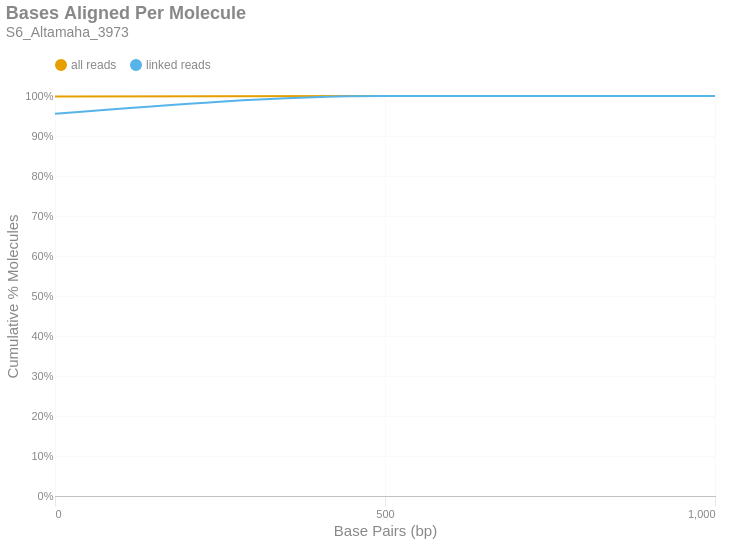

The notebook cell saved with this chart:
### Markdown cell above
### Bases Aligned Per Molecule
This is a cumulative frequency distribution showing the number of base pairs aligned per unique molecule. These data are shown in 500 bp bins. There are two distributions: one with `all reads` (yellow) and another with only `linked reads` (blue). The percent of molecules in the `linked reads` distribution is relative to the total number of linked molecules.

### Code cell
if SKIPLR:
    print_html(f"Skipped")
else:
    binned_df = consolidated_hist(valids['aligned_bp'], mask, 500, True)
    with SafeRender(binned_df):
        (
            density_plot(binned_df, 'Bases Aligned Per Molecule', samplename, 'basesper')
            .encode(
                x=alt.X('bin:Q', title="Base Pairs (bp)").axis(tickMinStep=500).scale(padding=0),
                y=alt.Y('value:Q', title='Cumulative % Molecules')
                    .axis(format='%')
                    .scale(domain = [0,1])
                    .stack(False),
                color=alt.Color("key:N").scale(domain = ["all reads", "linked reads"]),
                tooltip = [
                    alt.Tooltip("key:N", title = "Data Type"),
                    alt.Tooltip("range_label:N", title="Bases Aligned Per Molecule"),
                    alt.Tooltip("value:Q", format = ".2%", title="% Molecules (Cum.)")
                ]
            )
        ).display()

### Figure 1 — Vega-Lite specification as saved in the notebook (floating-point values rounded to 4 significant figures)
{"width": "container", "height": 400, "config": {"title": {"anchor": "start", "dy": -15, "fontSize": 18, "color": "#888888", "subtitleColor": "#888888", "subtitleFontSize": 14}, "arc": {"fill": "#0072B2"}, "axis": {"domainColor": "#888888", "domainWidth": 0.5, "gridWidth": 0.2, "grid": false, "titleFontWeight": 400, "titleFontSize": 15, "labelFontSize": 11, "labelColor": "#888888", "tickColor": "#888888", "tickWidth": 0.2, "titleColor": "#888888"}, "axisBand": {"grid": false}, "axisX": {"grid": true, "tickSize": 10, "domainCap": "round"}, "axisY": {"domain": false, "grid": true, "tickSize": 0, "domainCap": "round"}, "background": "transparent", "header": {"labelFontSize": 15, "labelColor": "#888888", "titleFontSize": 15, "titleFontWeight": 600, "titleColor": "#888888"}, "legend": {"labelFont": "sans-serif", "labelFontSize": 12, "labelColor": "#888888", "symbolSize": 100, "symbolType": "circle", "titleFontSize": 12, "titlePadding": 10, "titleColor": "#888888", "title": null, "orient": "top"}, "range": {"category": ["#E69F00", "#56B4E9", "#009E73", "#F0E442", "#0072B2", "#D55E00", "#CC79A7", "#000000"], "diverging": ["#cfe8f3", "#a2d4ec", "#73bfe2", "#46abdb", "#1696d2", "#12719e"]}, "area": {"fill": "#0072B2", "fillOpacity": 0.7, "line": true, "strokeOpacity": 0.7}, "line": {"color": "#0072B2", "stroke": "#0072B2", "strokeWidth": 2}, "trail": {"color": "#0072B2", "stroke": "#0072B2", "strokeWidth": 0, "size": 1}, "point": {"filled": true, "fillOpacity": 1.0, "size": 95}, "text": {"color": "#888888", "fontSize": 11, "align": "right", "fontWeight": 400, "size": 11}, "bar": {"fill": "#0072B2", "stroke": null}, "view": {"stroke": null, "continuousWidth": 660, "continuousHeight": 400}}, "data": {"name": "data-8e66c3b93280f16fb116ff7a363f75c4"}, "mark": {"type": "line", "interpolate": "monotone", "point": {"opacity": 0, "size": 275}}, "encoding": {"color": {"field": "key", "scale": {"domain": ["all reads", "linked reads"]}, "type": "nominal"}, "tooltip": [{"field": "key", "title": "Data Type", "type": "nominal"}, {"field": "range_label", "title": "Bases Aligned Per Molecule", "type": "nominal"}, {"field": "value", "format": ".2%", "title": "% Molecules (Cum.)", "type": "quantitative"}], "x": {"axis": {"tickMinStep": 500}, "field": "bin", "scale": {"padding": 0}, "title": "Base Pairs (bp)", "type": "quantitative"}, "y": {"axis": {"format": "%"}, "field": "value", "scale": {"domain": [0, 1]}, "stack": false, "title": "Cumulative % Molecules", "type": "quantitative"}}, "params": [{"name": "param_c36ac31b6afebe62", "select": {"type": "point", "fields": ["key"]}, "bind": "legend"}], "title": {"text": "Bases Aligned Per Molecule", "subtitle": "S6_Altamaha_3973"}, "transform": [{"fold": ["all reads (cumsum)", "linked reads (cumsum)"]}, {"calculate": "replace(datum.key, ' (cumsum)', '')", "as": "key"}, {"filter": {"param": "param_c36ac31b6afebe62"}}], "usermeta": {"embedOptions": {"downloadFileName": "S6_Altamaha_3973.basesper"}}, "$schema": "https://vega.github.io/schema/vega-lite/v6.1.0.json", "datasets": {"data-8e66c3b93280f16fb116ff7a363f75c4": [{"bin": "0.0", "interval": "0.0-500.0", "all reads": 0.999, "linked reads": 0.9558, "all reads (cumsum)": 0.999, "linked reads (cumsum)": 0.9558, "range_label": "0-499"}, {"bin": "500.0", "interval": "500.0-1000.0", "all reads": 0.001038, "linked reads": 0.04393, "all reads (cumsum)": 1.0, "linked reads (cumsum)": 0.9997, "range_label": "500-999"}, {"bin": "1000.0", "interval": "1000.0-1500.0", "all reads": 9.383e-06, "linked reads": 0.0002774, "all reads (cumsum)": 1.0, "linked reads (cumsum)": 1.0, "range_label": "1000-1499"}]}}
